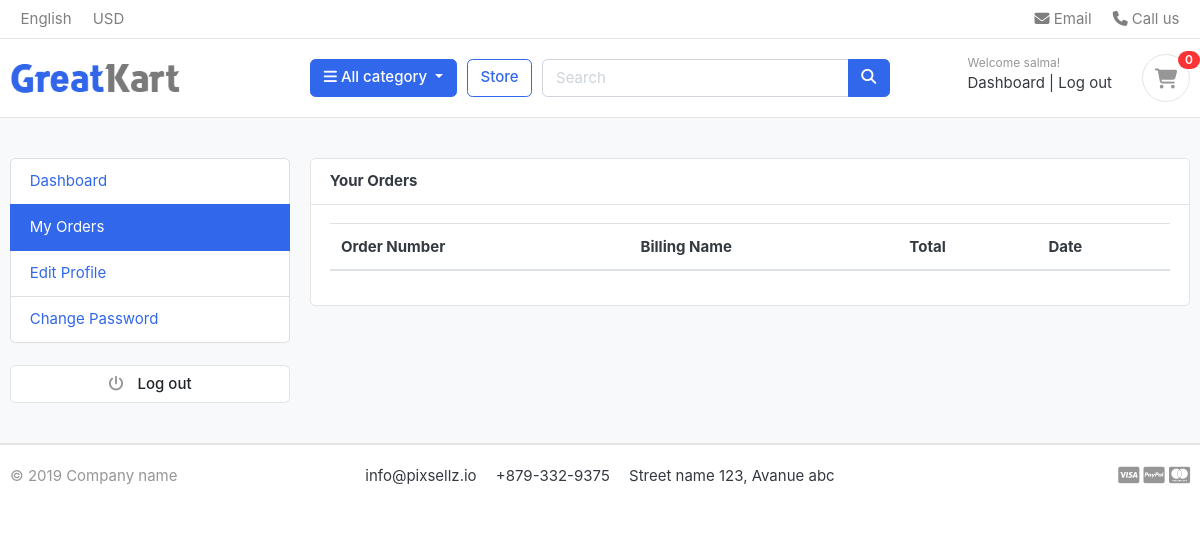
/account/my_orders/ (signed in), run on an earlier commit of the app's database.
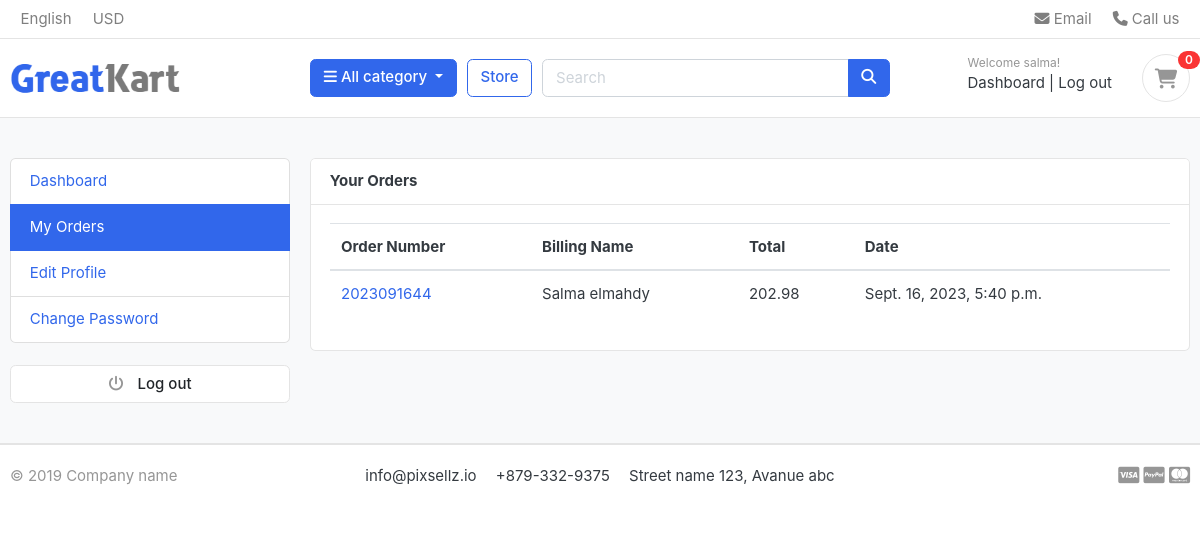
And on a later commit of the database.
### order/models.py (models this page shows, shortened)
class Order(models.Model):
    STATUS=(
        ('New','New'),
        ('Accept','Accept'),
        ('Completed','Completed'),
        ('Cancelled','Cancelled')
    )
    user =models.ForeignKey(Account,on_delete=models.SET_NULL,null=True)
    payment=models.ForeignKey(Payment,on_delete=models.SET_NULL,blank=True,null=True)
    order_number=models.CharField(max_length=20)
    first_name=models.CharField(max_length=50)
    last_name=models.CharField(max_length=50)
    phone=models.CharField(max_length=15)
    email=models.EmailField(max_length=50)
    address_line_1=models.CharField(max_length=50)
    address_line_2=models.CharField(max_length=50,blank=True)
    counter=models.CharField(max_length=50)
    state=models.CharField(max_length=50)
    city=models.CharField(max_length=50)
    order_note=models.CharField(max_length=50)
    order_total=models.FloatField()
    tax=models.FloatField()
    status=models.CharField(max_length=10,choices=STATUS,default='New')
    ip=models.CharField(max_length=20,blank=True)
    is_ordered=models.BooleanField(default=False)
    created_at=models.DateTimeField(auto_now_add=True)
    updated_at=models.DateTimeField(auto_now=True)
    def full_name(self):
        return f'{self.first_name} {self.last_name}'

### accounts/views.py (the view)
# urls.py: path('my_orders/',views.my_orders,name='my_orders'),
@login_required(login_url="login")
def my_orders(request):
    orders=Order.objects.filter(user=request.user,is_ordered=True).order_by('-created_at')
    context={
        'orders':orders
    }
    return render(request,'accounts/my_order.html',context)

### cart/context_processors.py (called while the page is built)
def counter(request):
    cart_count=0
    if 'admin' in request.path:
        return {}
    else:
        try:
            cart=Cart.objects.filter(cart_id=_cart_id(request))
            if request.user.is_authenticated:
                cart_items=Cart_Item.objects.filter(user=request.user)
            else:
                cart_items=Cart_Item.objects.all().filter(cart=cart[:1])
            for cart_item in cart_items:
                cart_count+=cart_item.quantity
        except Cart.DoesNotExist:
            cart_count=0
        return dict(cart_count=cart_count)

### cart/views.py (called while the page is built)
def _cart_id(request):
    cart=request.session.session_key
    if not cart:
        cart=request.session.create()
    return cart

### category/context_processors.py (called while the page is built)
def menu_links(request):
    links=Category.objects.all()
    return dict(links=links)

### category/models.py (called while the page is built)
    def get_url(self):
        return reverse('products_by_category',args=[self.slug])

### templates/accounts/my_order.html (shortened to what this page needs)
{% extends 'base.html' %}
{% block content %}
<section class="section-conten padding-y bg">
    <div class="container">
        <div class="row">
        {% include "includes/dashboard_sidebar.html" %}
        <main class="col-md-9">
            <article class="card">
            <header class="card-header">
                <strong class="d-inline-block mr-3">Your Orders </strong>
            </header>
            <div class="card-body">
                <table class="table table-hover">
                    <thead>
                      <tr>
                        <th scope="col">Order Number</th>
                        <th scope="col">Billing Name</th>
                        <th scope="col">Total</th>
                        <th scope="col">Date</th>
                      </tr>
                    </thead>
                    <tbody>
                      {% for order in orders %}
                      <tr>
                        <td><a href="{% url "order_detail" order.order_number %}">{{order.order_number}}</a></td>
                        <td>{{order.full_name}}</td>
                        <td>{{order.order_total}}</td>
                        <td>{{order.created_at}}</td>
                      </tr>
                      {% endfor %}
                    </tbody>
                  </table>
            </div>
            </article>
        </main>
    </div>
    </div>
    </section>
{% endblock content %}

What changed in the data, as far as the page shows it:
added Order: order_number "2023091644", full_name "Salma elmahdy", order_total "202.98", created_at "Sept. 16, 2023, 5:40 p.m."
